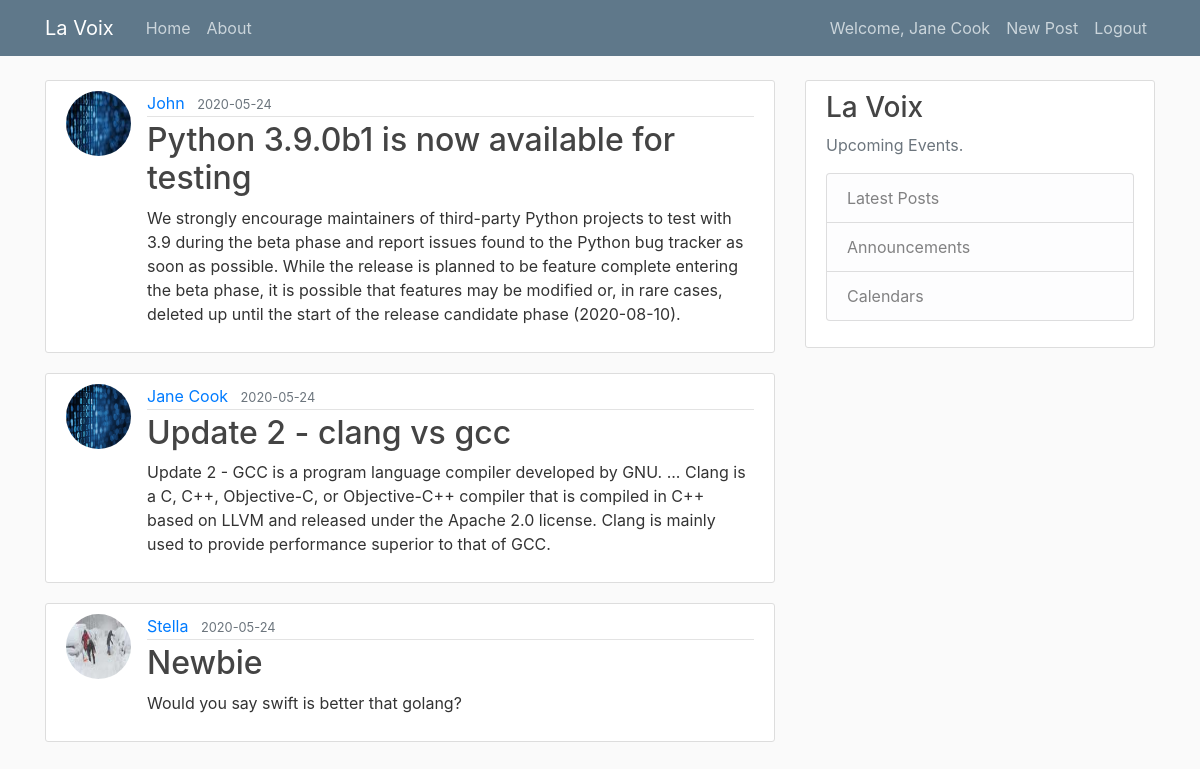
Page / (signed in) on the committed database.
### MyBlogApp/models.py (models this page shows)
class User(db.Model, UserMixin):
    id = db.Column(db.Integer, primary_key=True)
    username = db.Column(db.String(20), unique=True, nullable=False)
    email = db.Column(db.String(120), unique=True, nullable=False)
    image_file = db.Column(db.String(20), nullable=False, default='default.jpg')
    password = db.Column(db.String(60), nullable=False)
    posts = db.relationship('Post', backref='author')

class Post(db.Model):
    id= db.Column(db.Integer, primary_key=True)
    title = db.Column(db.String(100), nullable=False)
    date_posted = db.Column(db.DateTime, nullable=False, default=datetime.utcnow)
    content = db.Column(db.Text, nullable=False)
    user_id = db.Column(db.Integer, db.ForeignKey('user.id'), nullable=False)

### MyBlogApp/routes.py (the view)
@app.route('/')
def home():
    posts = Post.query.all() #grap all the post and place on the homepage
    return render_template('home.html', posts=posts)

### MyBlogApp/models.py (called while the page is built)
@login_manager.user_loader
def load_user(user_id):
    return User.query.get(int(user_id))

### MyBlogApp/templates/home.html
{% extends "layout.html" %}
{% block content %}
    {% for post in posts %}
        <article class="media content-section">
          <img class="rounded-circle article-img" src="{{ url_for('static', filename='profile_pics/' + post.author.image_file) }}">
          <div class="media-body">
            <div class="article-metadata">
              <a class="mr-2" href="#">{{ post.author.username }}</a>
              <small class="text-muted">{{ post.date_posted.strftime('%Y-%m-%d') }}</small>
            </div>
            <h2><a class="article-title" href="{{ url_for('post', post_id=post.id) }}">{{ post.title }}</a></h2>
            <p class="article-content">{{ post.content }}</p>
          </div>
        </article>
    {% endfor %}
{% endblock content %}

### MyBlogApp/templates/layout.html (shortened to what this page needs)
<!DOCTYPE html>
<html lang="en">
<head>
    <link rel="stylesheet" href="https://stackpath.bootstrapcdn.com/bootstrap/4.4.1/css/bootstrap.min.css">
    <link rel="stylesheet" type="text/css" href="{{ url_for('static', filename='main.css') }}">
</head>
<body>
    <header class="site-header">
        <nav class="navbar navbar-expand-md navbar-dark bg-steel fixed-top">
          <div class="container">
            <a class="navbar-brand mr-4" href="/">La Voix</a>
            <div class="collapse navbar-collapse" id="navbarToggle">
              <div class="navbar-nav mr-auto">
                <a class="nav-item nav-link" href= "{{ url_for('home') }}">Home</a>
                <a class="nav-item nav-link" href= "{{ url_for('about') }}">About</a>
              </div>
              <div class="navbar-nav">
                {% if current_user.is_authenticated%}
                  <a class="nav-item nav-link" href= "{{ url_for('account') }}">Welcome, {{ current_user.username }}</a>
                  <a class="nav-item nav-link" href= "{{ url_for('create_post') }}">New Post</a>
                  <a class="nav-item nav-link" href= "{{ url_for('logout') }}">Logout</a>
                {% else %}
                  <a class="nav-item nav-link" href= "{{ url_for('login') }}">Login</a>
                  <a class="nav-item nav-link" href= "{{ url_for('register') }}">Register</a>
                {% endif %}
              </div>
            </div>
          </div>
        </nav>
      </header>
      <main role="main" class="container">
        <div class="row">
          <div class="col-md-8">
            {% block content %}{% endblock %}
          </div>
          <div class="col-md-4">
            <div class="content-section">
              <h3>La Voix</h3>
              <p class='text-muted'>Upcoming Events.
                <ul class="list-group">
                  <li class="list-group-item list-group-item-light">Latest Posts</li>
                  <li class="list-group-item list-group-item-light">Announcements</li>
                  <li class="list-group-item list-group-item-light">Calendars</li>
                </ul>
              </p>
            </div>
          </div>
        </div>
      </main>
</body>
</html>

### MyBlogApp/static/main.css (style rules this page uses)
body { background: #fafafa; color: #333333; margin-top: 5rem; }
h1, h2, h3, h4, h5, h6 { color: #444444; }
.bg-steel { background-color: #5f788a; }
.site-header .navbar-nav .nav-link { color: #cbd5db; }
.content-section { background: #ffffff; padding: 10px 20px; border: 1px solid #dddddd; border-radius: 3px; margin-bottom: 20px; }
.article-title { color: #444444; }
.article-content { white-space: pre-line; }
.article-img { height: 65px; width: 65px; margin-right: 16px; }
.article-metadata { padding-bottom: 1px; margin-bottom: 4px; border-bottom: 1px solid #e3e3e3 }

### rows in the picture
User: username "Jane Cook"
Post: image_file (picture), author.username "John", date_posted "2020-05-24", title "Python 3.9.0b1 is now available for testing", content "We strongly encourage maintainers of third-party Python projects to test with 3.9 during the beta phase and report issues found to the Python bug tracker as soon as possible. While the release is planned to be feature complete entering the beta phase, it is possible that features may be modified or, in rare cases, deleted up until the start of the release candidate phase (2020-08-10)."
Post: image_file (placeholder picture), author.username "Jane Cook", date_posted "2020-05-24", title "Update 2 - clang vs gcc", content "Update 2 - GCC is a program language compiler developed by GNU. ... Clang is a C, C++, Objective-C, or Objective-C++ compiler that is compiled in C++ based on LLVM and released under the Apache 2.0 license. Clang is mainly used to provide performance superior to that of GCC."
Post: image_file (picture), author.username "Stella", date_posted "2020-05-24", title "Newbie", content "Would you say swift is better that golang?"
